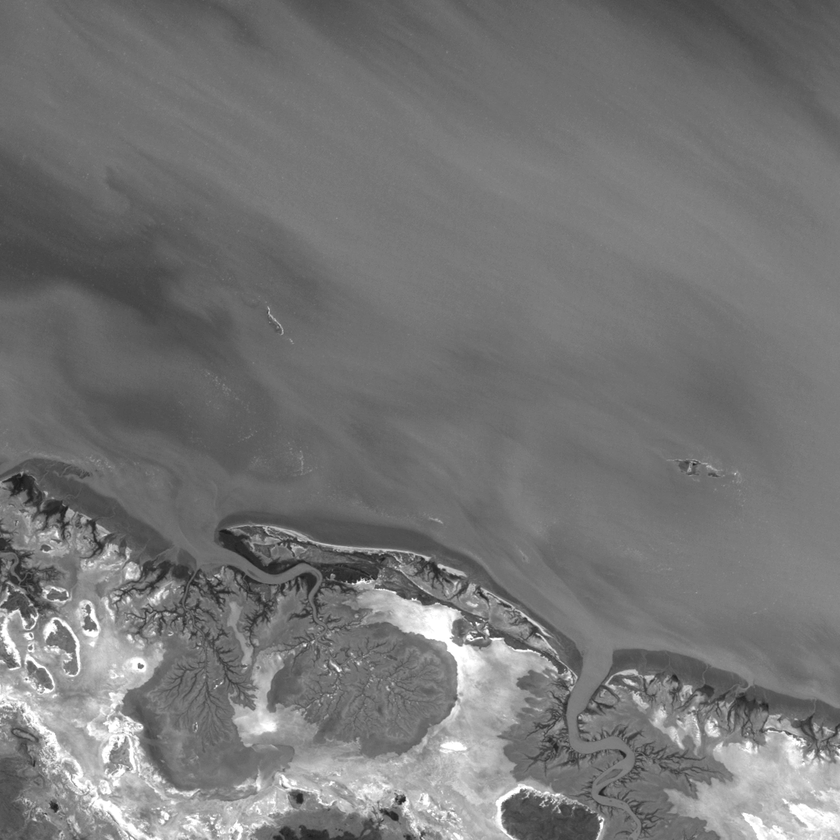
#> input picture landsat/bands1/band3.png, 840 x 840 px, shrunk from 1024 x 1024 before the run
$ jupyter execute Blatt03_Aufg01.ipynb
#> lines starting #> are read from the running program, lines starting #| are printed output that depends on the picture
Importiere die Bibliotheken

[cell 1]
import numpy as np
import matplotlib.pyplot as plt
from skimage.io import imread

Funktion showImg

[cell 2]
def showImg(img, vmin, vmax):
    return plt.imshow(img,cmap="gray", vmin=vmin,vmax=vmax)

Lade die benötigten Bilder

[cell 3]
Red1=imread("./landsat/bands1/band3.png")
#> Red1 is the input picture: shape (840, 840); min 24, max 255, mean 117.8
NIR1=imread("./landsat/bands1/band4.png")
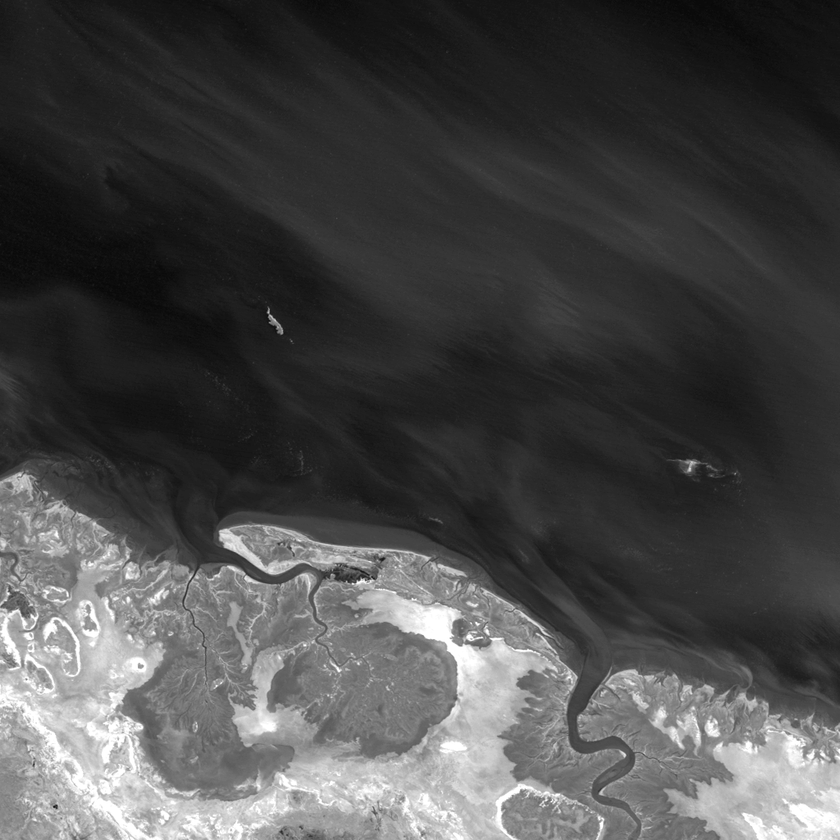
#> input picture landsat/bands1/band4.png, 840 x 840 px, shrunk from 1024 x 1024 before the run
#> NIR1 is the input picture: shape (840, 840); min 7, max 255, mean 73.1
SWIR1=imread("./landsat/bands1/band7.png")
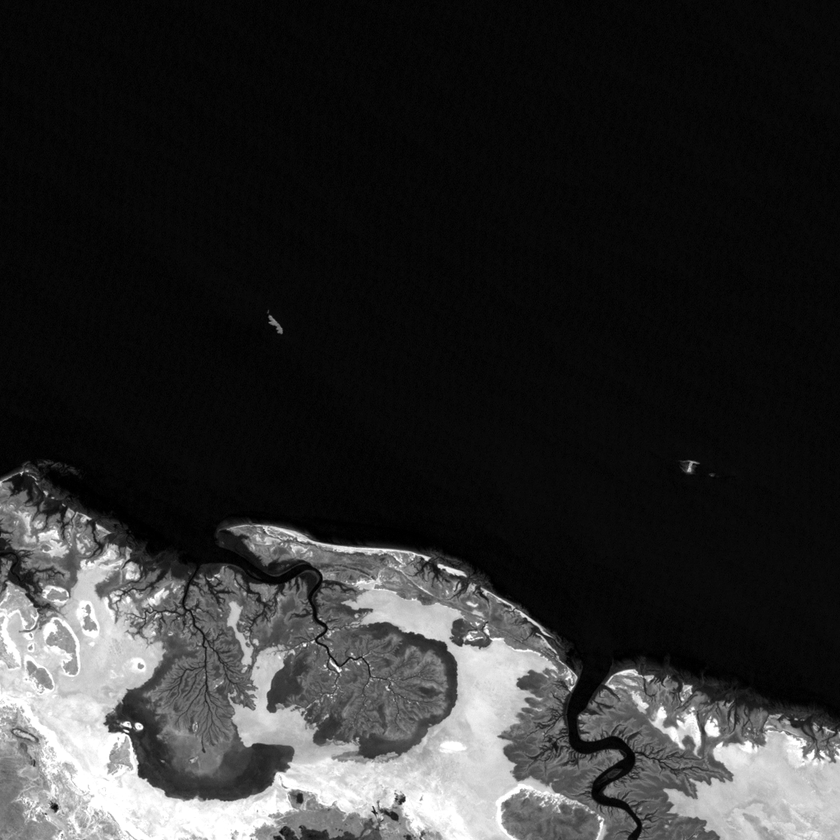
#> input picture landsat/bands1/band7.png, 840 x 840 px, shrunk from 1024 x 1024 before the run
#> SWIR1 is the input picture: shape (840, 840); min 0, max 255, mean 46

Red2=imread("./landsat/bands2/band3.png")
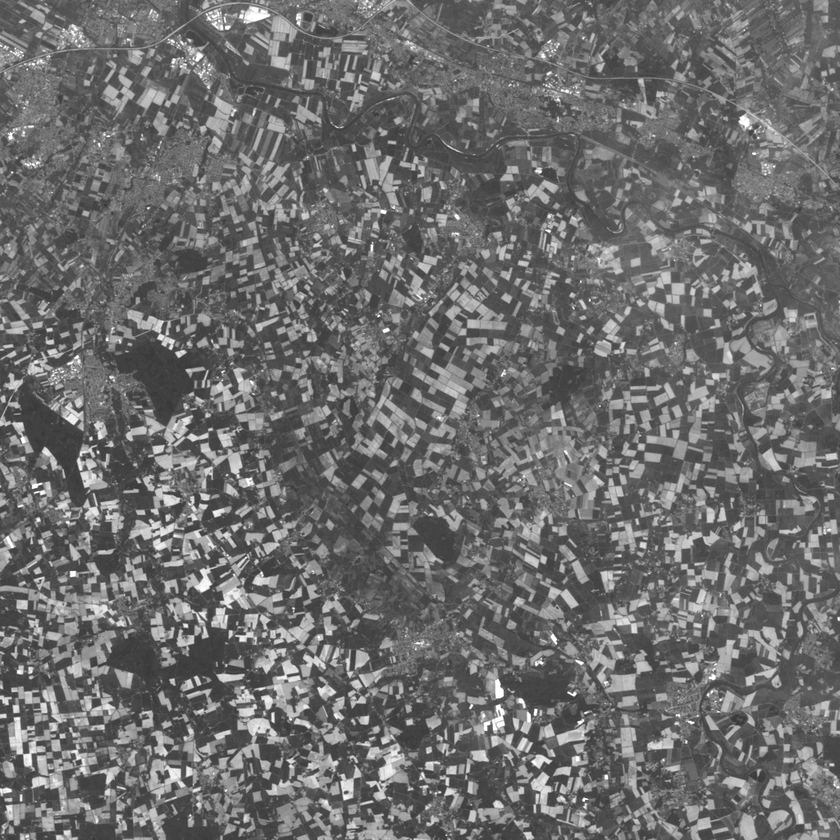
#> input picture landsat/bands2/band3.png, 840 x 840 px, shrunk from 1024 x 1024 before the run
#> Red2 is the input picture: shape (840, 840); min 52, max 255, mean 108.7
NIR2=imread("./landsat/bands2/band4.png")
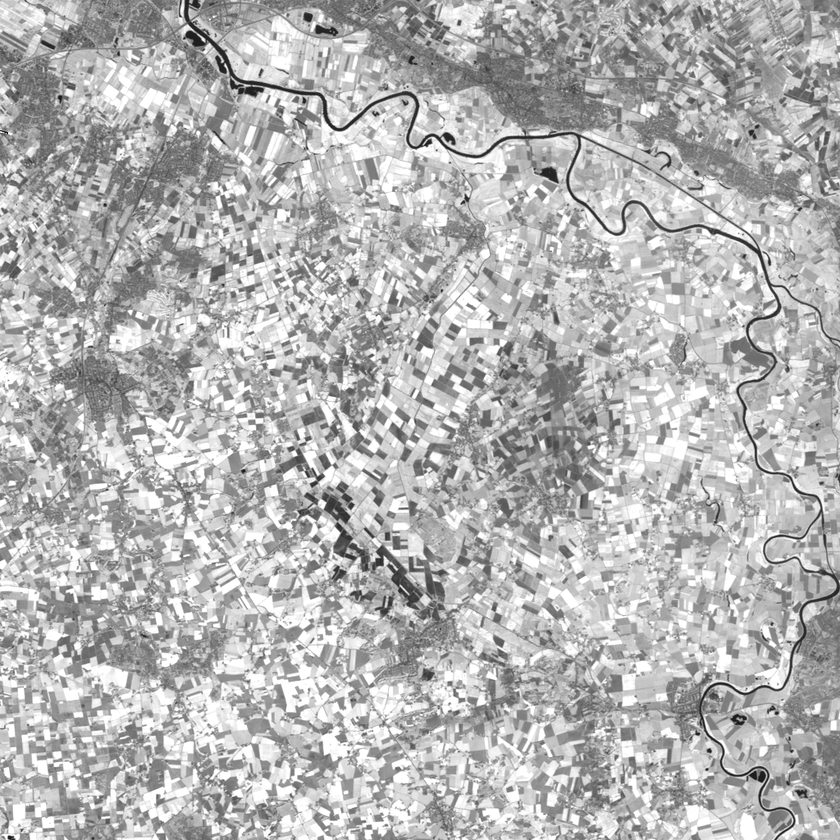
#> input picture landsat/bands2/band4.png, 840 x 840 px, shrunk from 1024 x 1024 before the run
#> NIR2 is the input picture: shape (840, 840); min 14, max 255, mean 180
SWIR2=imread("./landsat/bands2/band7.png")
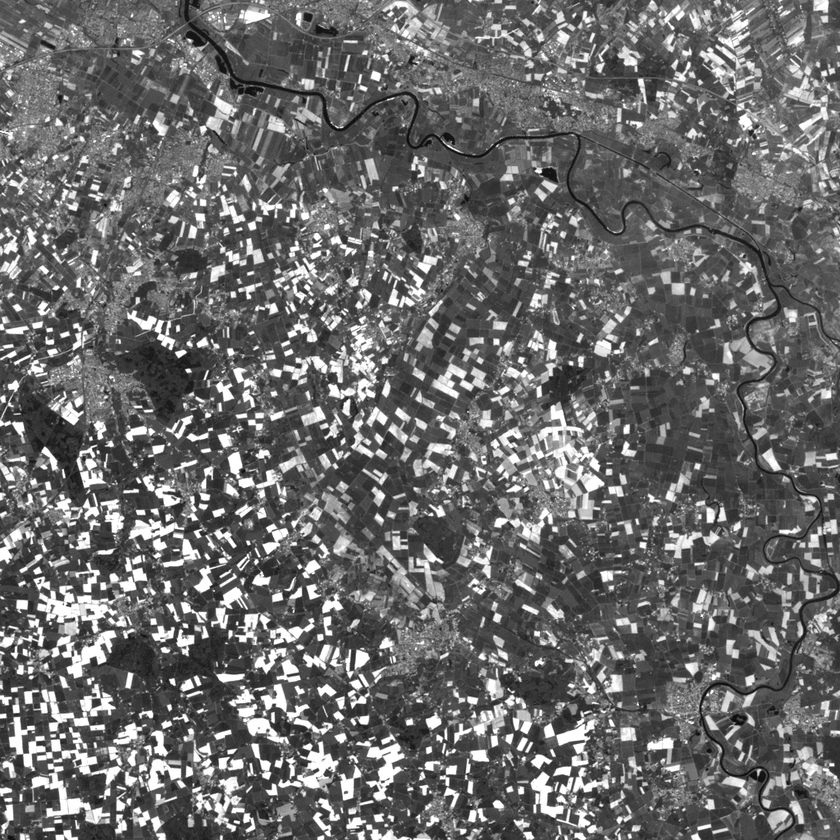
#> input picture landsat/bands2/band7.png, 840 x 840 px, shrunk from 1024 x 1024 before the run
#> SWIR2 is the input picture: shape (840, 840); min 4, max 255, mean 106.3

Red3=imread("./landsat/bands3/band3.png")
NIR3=imread("./landsat/bands3/band4.png")
SWIR3=imread("./landsat/bands3/band7.png")

die NDVI Funktion

[cell 4]
def NDVI(Red,NIR):
    Red=Red.astype(int)
    NIR=NIR.astype(int)
    NDVI=(NIR-Red)/(NIR+Red)
    return showImg(NDVI, -1,1)

[cell 5]
NDVI(Red1,NIR1)

[cell 6]
NDVI(Red2,NIR2)

[cell 7]
NDVI(Red3,NIR3)

die NDWI-Funktion

[cell 8]
def NDWI(NIR,SWIR):
    NIR=NIR.astype(int)
    SWIR=SWIR.astype(int)
    NDWI=(NIR-SWIR)/(NIR+SWIR)
    return showImg(NDWI, -1, 1)

Anwenden auf Fotos

[cell 9]
NDWI(NIR1,SWIR1)

[cell 10]
NDWI(NIR2,SWIR2)
#> in NDWI (call 2), `NDWI=(NIR-SWIR)/(NIR+SWIR)`:
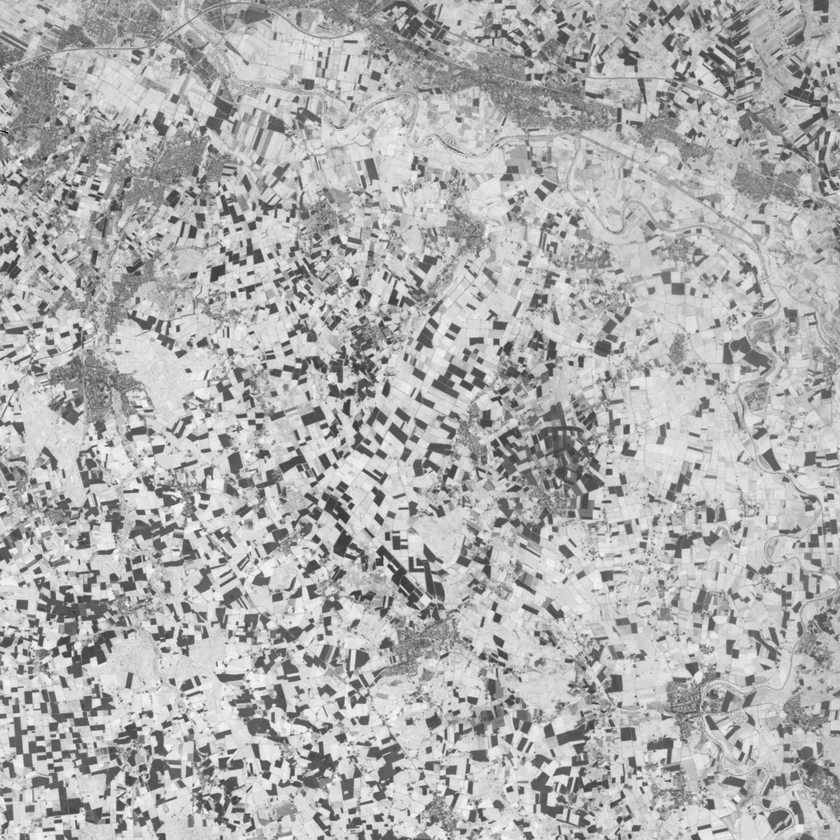
#> NDWI: shape (840, 840) float64; min -0.893, max 0.805, mean 0.276; drawn with min black and max white
